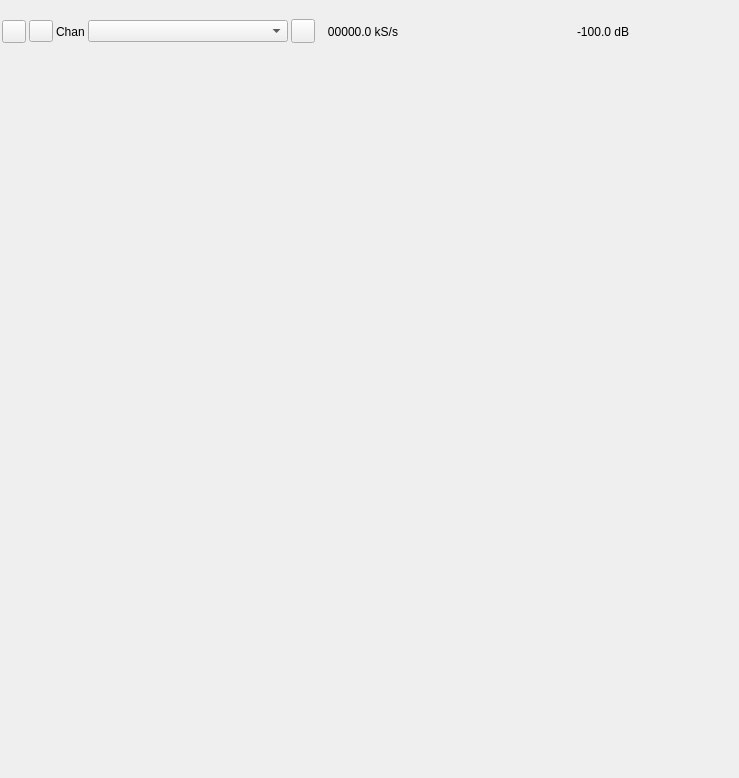
<?xml version="1.0" encoding="UTF-8"?>
<ui version="4.0">
 <class>DemodAnalyzerGUI</class>
 <widget class="RollupWidget" name="DemodAnalyzerGUI">
  <property name="geometry">
   <rect>
    <x>0</x>
    <y>0</y>
    <width>739</width>
    <height>778</height>
   </rect>
  </property>
  <property name="minimumSize">
   <size>
    <width>720</width>
    <height>0</height>
   </size>
  </property>
  <property name="font">
   <font>
    <family>Liberation Sans</family>
    <pointsize>9</pointsize>
   </font>
  </property>
  <property name="windowTitle">
   <string>Demod Analyzer</string>
  </property>
  <widget class="QWidget" name="settingsContainer" native="true">
   <property name="geometry">
    <rect>
     <x>0</x>
     <y>10</y>
     <width>631</width>
     <height>41</height>
    </rect>
   </property>
   <property name="windowTitle">
    <string>Settings</string>
   </property>
   <layout class="QVBoxLayout" name="verticalLayout">
    <property name="spacing">
     <number>3</number>
    </property>
    <property name="leftMargin">
     <number>2</number>
    </property>
    <property name="topMargin">
     <number>2</number>
    </property>
    <property name="rightMargin">
     <number>2</number>
    </property>
    <property name="bottomMargin">
     <number>2</number>
    </property>
    <item>
     <layout class="QHBoxLayout" name="HeaderLayout">
      <property name="topMargin">
       <number>2</number>
      </property>
      <item>
       <widget class="ButtonSwitch" name="startStop">
        <property name="toolTip">
         <string>start/stop acquisition</string>
        </property>
        <property name="text">
         <string/>
        </property>
        <property name="icon">
         <iconset resource="../../../sdrgui/resources/res.qrc">
          <normaloff>:/play.png</normaloff>
          <normalon>:/stop.png</normalon>:/play.png</iconset>
        </property>
       </widget>
      </item>
      <item>
       <widget class="QPushButton" name="devicesRefresh">
        <property name="maximumSize">
         <size>
          <width>24</width>
          <height>16777215</height>
         </size>
        </property>
        <property name="toolTip">
         <string>Refresh indexes of available device sets</string>
        </property>
        <property name="text">
         <string/>
        </property>
        <property name="icon">
         <iconset resource="../../../sdrgui/resources/res.qrc">
          <normaloff>:/recycle.png</normaloff>:/recycle.png</iconset>
        </property>
       </widget>
      </item>
      <item>
       <widget class="QLabel" name="channelsLabel">
        <property name="text">
         <string>Chan</string>
        </property>
       </widget>
      </item>
      <item>
       <widget class="QComboBox" name="channels">
        <property name="minimumSize">
         <size>
          <width>200</width>
          <height>0</height>
         </size>
        </property>
        <property name="toolTip">
         <string>Channel index</string>
        </property>
       </widget>
      </item>
      <item>
       <widget class="QPushButton" name="channelApply">
        <property name="maximumSize">
         <size>
          <width>24</width>
          <height>24</height>
         </size>
        </property>
        <property name="toolTip">
         <string>Reinitialization of device data</string>
        </property>
        <property name="text">
         <string/>
        </property>
        <property name="icon">
         <iconset resource="../../../sdrgui/resources/res.qrc">
          <normaloff>:/checkmark.png</normaloff>:/checkmark.png</iconset>
        </property>
       </widget>
      </item>
      <item>
       <widget class="QLabel" name="sinkSampleRateText">
        <property name="minimumSize">
         <size>
          <width>80</width>
          <height>0</height>
         </size>
        </property>
        <property name="toolTip">
         <string>Analyzer (sink) sample rate</string>
        </property>
        <property name="text">
         <string>00000.0 kS/s</string>
        </property>
        <property name="alignment">
         <set>Qt::AlignRight|Qt::AlignTrailing|Qt::AlignVCenter</set>
        </property>
       </widget>
      </item>
      <item>
       <spacer name="horizontalSpacer">
        <property name="orientation">
         <enum>Qt::Horizontal</enum>
        </property>
        <property name="sizeHint" stdset="0">
         <size>
          <width>40</width>
          <height>20</height>
         </size>
        </property>
       </spacer>
      </item>
      <item>
       <widget class="QLabel" name="channelPower">
        <property name="minimumSize">
         <size>
          <width>52</width>
          <height>0</height>
         </size>
        </property>
        <property name="toolTip">
         <string>Channel power</string>
        </property>
        <property name="layoutDirection">
         <enum>Qt::LeftToRight</enum>
        </property>
        <property name="text">
         <string>-100.0 dB</string>
        </property>
        <property name="alignment">
         <set>Qt::AlignRight|Qt::AlignTrailing|Qt::AlignVCenter</set>
        </property>
       </widget>
      </item>
     </layout>
    </item>
   </layout>
  </widget>
  <widget class="QWidget" name="spectrumContainer" native="true">
   <property name="geometry">
    <rect>
     <x>0</x>
     <y>98</y>
     <width>720</width>
     <height>284</height>
    </rect>
   </property>
   <property name="minimumSize">
    <size>
     <width>716</width>
     <height>0</height>
    </size>
   </property>
   <property name="windowTitle">
    <string>Channel Spectrum</string>
   </property>
   <layout class="QVBoxLayout" name="verticalLayoutSpectrum">
    <property name="spacing">
     <number>2</number>
    </property>
    <property name="leftMargin">
     <number>2</number>
    </property>
    <property name="topMargin">
     <number>2</number>
    </property>
    <property name="rightMargin">
     <number>2</number>
    </property>
    <property name="bottomMargin">
     <number>2</number>
    </property>
    <item>
     <widget class="GLSpectrum" name="glSpectrum" native="true">
      <property name="minimumSize">
       <size>
        <width>200</width>
        <height>250</height>
       </size>
      </property>
      <property name="font">
       <font>
        <family>Liberation Mono</family>
        <pointsize>8</pointsize>
       </font>
      </property>
     </widget>
    </item>
    <item>
     <widget class="GLSpectrumGUI" name="spectrumGUI" native="true"/>
    </item>
   </layout>
  </widget>
  <widget class="QWidget" name="scopeContainer" native="true">
   <property name="geometry">
    <rect>
     <x>0</x>
     <y>390</y>
     <width>720</width>
     <height>334</height>
    </rect>
   </property>
   <property name="minimumSize">
    <size>
     <width>716</width>
     <height>0</height>
    </size>
   </property>
   <property name="windowTitle">
    <string>Channel Scope</string>
   </property>
   <layout class="QVBoxLayout" name="verticalLayoutScope">
    <property name="spacing">
     <number>2</number>
    </property>
    <property name="leftMargin">
     <number>3</number>
    </property>
    <property name="topMargin">
     <number>3</number>
    </property>
    <property name="rightMargin">
     <number>3</number>
    </property>
    <property name="bottomMargin">
     <number>3</number>
    </property>
    <item>
     <widget class="GLScope" name="glScope" native="true">
      <property name="minimumSize">
       <size>
        <width>200</width>
        <height>300</height>
       </size>
      </property>
      <property name="font">
       <font>
        <family>Liberation Mono</family>
        <pointsize>8</pointsize>
       </font>
      </property>
     </widget>
    </item>
    <item>
     <widget class="GLScopeGUI" name="scopeGUI" native="true"/>
    </item>
   </layout>
  </widget>
 </widget>
 <customwidgets>
  <customwidget>
   <class>RollupWidget</class>
   <extends>QWidget</extends>
   <header>gui/rollupwidget.h</header>
   <container>1</container>
  </customwidget>
  <customwidget>
   <class>GLSpectrum</class>
   <extends>QWidget</extends>
   <header>gui/glspectrum.h</header>
   <container>1</container>
  </customwidget>
  <customwidget>
   <class>GLSpectrumGUI</class>
   <extends>QWidget</extends>
   <header>gui/glspectrumgui.h</header>
   <container>1</container>
  </customwidget>
  <customwidget>
   <class>ButtonSwitch</class>
   <extends>QToolButton</extends>
   <header>gui/buttonswitch.h</header>
  </customwidget>
  <customwidget>
   <class>GLScope</class>
   <extends>QWidget</extends>
   <header>gui/glscope.h</header>
   <container>1</container>
  </customwidget>
  <customwidget>
   <class>GLScopeGUI</class>
   <extends>QWidget</extends>
   <header>gui/glscopegui.h</header>
   <container>1</container>
  </customwidget>
 </customwidgets>
 <resources>
  <include location="../../../sdrgui/resources/res.qrc"/>
 </resources>
 <connections/>
</ui>
